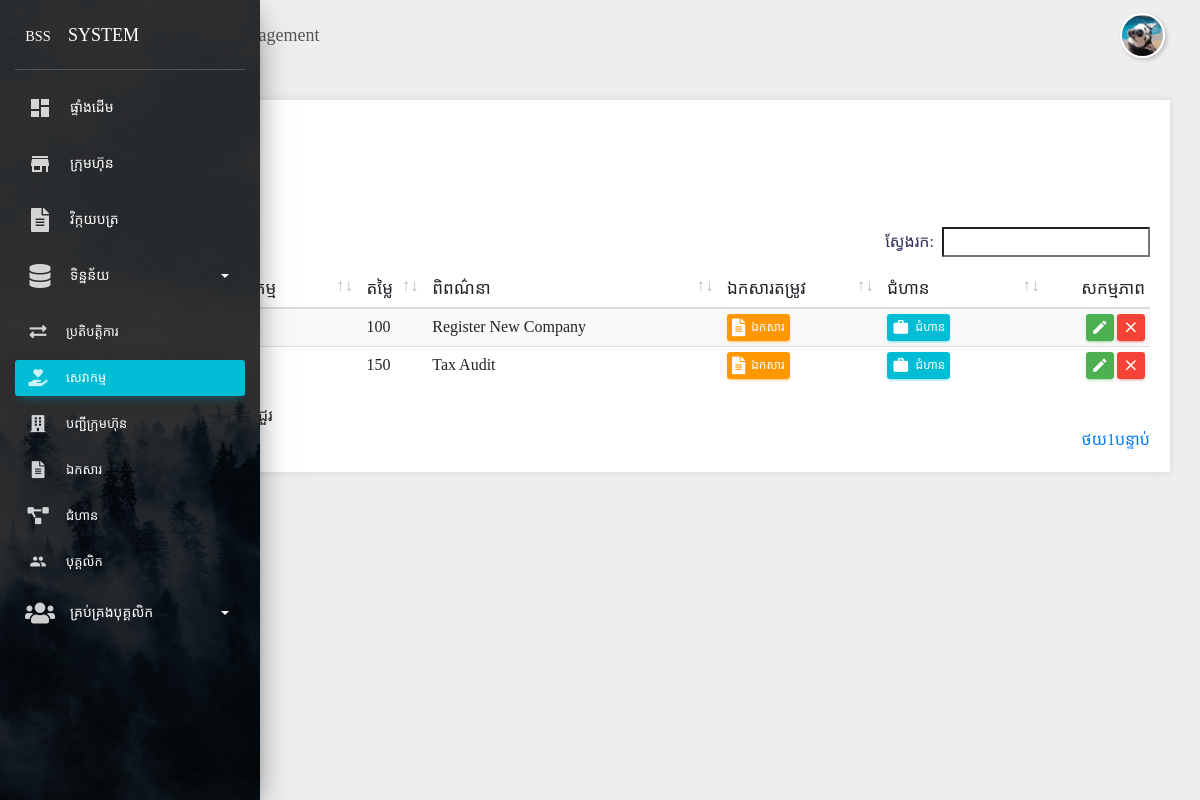
The app's page /services/index.php (signed in) with its own data.
### tables this page shows
CREATE TABLE `tbl_main_menu` (
  `mm_id` int(11) NOT NULL,
  `mm_name` char(50) NOT NULL,
  `mm_icon` char(50) NOT NULL,
  `mm_directory` char(50) NOT NULL,
  `mm_index_order` tinyint(4) NOT NULL
);

CREATE TABLE `tbl_left_menu` (
  `lm_id` int(11) NOT NULL,
  `lm_name` char(50) NOT NULL,
  `lm_icon` char(50) NOT NULL,
  `lm_directory` char(50) NOT NULL,
  `lm_index_order` tinyint(4) NOT NULL,
  `lm_main_menu` int(11) NOT NULL,
  `lm_status` int(11) NOT NULL
);

CREATE TABLE `tbl_service` (
  `s_id` int(11) NOT NULL,
  `s_name` varchar(255) NOT NULL,
  `s_price` int(11) NOT NULL,
  `s_description` text NOT NULL,
  `created_by` int(11) NOT NULL,
  `updated_by` int(11) NOT NULL,
  `created_at` timestamp NOT NULL DEFAULT CURRENT_TIMESTAMP,
  `updated_at` timestamp NOT NULL DEFAULT '0000-00-00 00:00:00' ON UPDATE CURRENT_TIMESTAMP
);

### services/index.php (the view, shortened to what this page needs)
<?php
	$m = '4';
	$sm = '4';
	include('../config/key.php');
	include('../layout/header.php');
	if (@$_GET['action']=='add') {
		include('create.php');
	}else{
		$query = $db->query("SELECT * FROM tbl_service ORDER BY s_name");
		if ($query->num_rows > 0) {
			$tbody ='';
			$i =1;
			while ($service = $query->fetch_object()) {
				$tbody .='<tr>
										<td class="text-center">'.$i.'</td>
										<td>'.$service->s_name.'</td>
										<td>'.$service->s_price.'</td>
										<td>'.$service->s_description.'</td>
										<td class="td-actions">
											<button type="button" onclick="set_frame_doc('.$service->s_id.')" data-toggle="modal" data-target="#main_modal" class="btn btn-warning" title="doucment">
												<i class="fa fa-file-alt"></i> &nbsp;ឯកសារ
											</button>
										</td>
										<td class="td-actions">
											<button type="button" onclick="set_frame_step('.$service->s_id.')" data-toggle="modal" data-target="#main_modal" class="btn btn-info" title="steps">
												<i class="material-icons"> work </i> &nbsp;ជំហាន
											</button>
										</td>
										<td class="td-actions text-right">
											<a href="?action=edit&id='.$service->s_id.'" class="btn btn-success" title="កែប្រែ">
													<i class="material-icons">edit</i>
											</a>
											<button type="button" onclick="getId('.$service->s_id.')" data-toggle="modal" data-target="#deleteModal" class="btn btn-danger" title="លុប">
												<i class="material-icons">close</i>
											</button>
										</td>
									</tr>';
				$i++;
			}
		}
	}
	include('../layout/footer.php');
?>

### layout/sidenav.php
<div class="sidebar" data-color="azure" data-background-color="black" data-image="<?=@BASE?>dist/img/sidenav4.jpg">
	<div class="logo">
		<a href="<?=@BASE?>" class="simple-text logo-mini">
			<small>BSS</small>
		</a>
		<a href="<?=@BASE?>	" class="simple-text logo-normal">
			SYSTEM
		</a>
	</div>
	<div class="sidebar-wrapper">
		<ul class="nav">
	    <?php
	        $v_get_menu = $db->query("SELECT A.*,COUNT(A.mm_id) AS sum_left_menu,
	        	(SELECT COUNT(*) FROM tbl_left_menu WHERE lm_main_menu=A.mm_id) as count_left_menu_exist
	        	FROM tbl_main_menu AS A
	            INNER JOIN tbl_left_menu AS B ON B.lm_main_menu=A.mm_id
	            INNER JOIN tbl_permission AS C ON C.p_module=B.lm_id
	            INNER JOIN users AS E ON E.u_role_id=C.p_position
	            WHERE E.id=".UID."
	            AND C.p_view='1'
	            GROUP BY A.mm_id
	            ORDER BY mm_index_order ASC");
	        while ($row_menu = mysqli_fetch_object($v_get_menu)) {
	            if($row_menu->sum_left_menu>1 OR $row_menu->count_left_menu_exist>1){
	            	echo '<li class="nav-item ">
												<a class="nav-link" data-toggle="collapse" href="#drop-'.$row_menu->mm_id.'">
													'.$row_menu->mm_icon.'
													<p>'.$row_menu->mm_name.'
														<b class="caret"></b>
													</p>
												</a>
												<div class="collapse '.((@$m==$row_menu->mm_id)?('show'):('')).'" id="drop-'.$row_menu->mm_id.'">
													<ul class="nav">';
													 	$v_get_sub_menu = $db->query("SELECT B.* FROM tbl_main_menu AS A
										                    INNER JOIN tbl_left_menu AS B ON B.lm_main_menu=A.mm_id
										                    INNER JOIN tbl_permission AS C ON C.p_module=B.lm_id
										                    INNER JOIN users AS E ON E.u_role_id=C.p_position
										                    WHERE E.id=".UID."
										                    AND B.lm_main_menu='".$row_menu->mm_id."'
										                    AND C.p_view='1'
										                    AND B.lm_status=1
										                    GROUP BY B.lm_id
										                    ORDER BY lm_index_order ASC");
										                while ($row_sub_menu = mysqli_fetch_object($v_get_sub_menu)) {
										                    echo '<li class="nav-item '.((@$sm==$row_sub_menu->lm_id)?('active'):('')).'">
														 		<a class="nav-link" href="'.@BASE.$row_sub_menu->lm_directory.'">
															 		'.$row_sub_menu->lm_icon.'
															 		<span class="sidebar-normal">'.$row_sub_menu->lm_name.' </span>
															 	</a>
														 	</li>';
               }
								echo '</ul>
								</div>
							</li>';
	            }else{
		            echo '<li class="nav-item '.(($m==$row_menu->mm_id)?('active'):('')).'">
												<a class="nav-link" href="'.@BASE.$row_menu->mm_directory.'">
													'.$row_menu->mm_icon.'
													<p>'.$row_menu->mm_name.'</p>
												</a>
											</li>';
	            }
	        }
    	?>
		</ul>
	</div>
</div>

### records on screen
tbl_main_menu: mm_name "ផ្ទាំងដើម"
tbl_main_menu: mm_name "ក្រុមហ៊ុន"
tbl_main_menu: mm_name "វិក្កយបត្រ"
tbl_main_menu: mm_name "ទិន្នន័យ"
tbl_left_menu: lm_name "ប្រតិបត្តិការ"
tbl_left_menu: lm_name "សេវាកម្ម"
tbl_left_menu: lm_name "បញ្ជីក្រុមហ៊ុន"
tbl_left_menu: lm_name "ឯកសារ"
tbl_left_menu: lm_name "ជំហាន"
tbl_left_menu: lm_name "បុគ្គលិក"
tbl_main_menu: mm_name "គ្រប់គ្រងបុគ្គលិក"
tbl_service: s_price "100", s_description "Register New Company"
tbl_service: s_price "150", s_description "Tax Audit"
